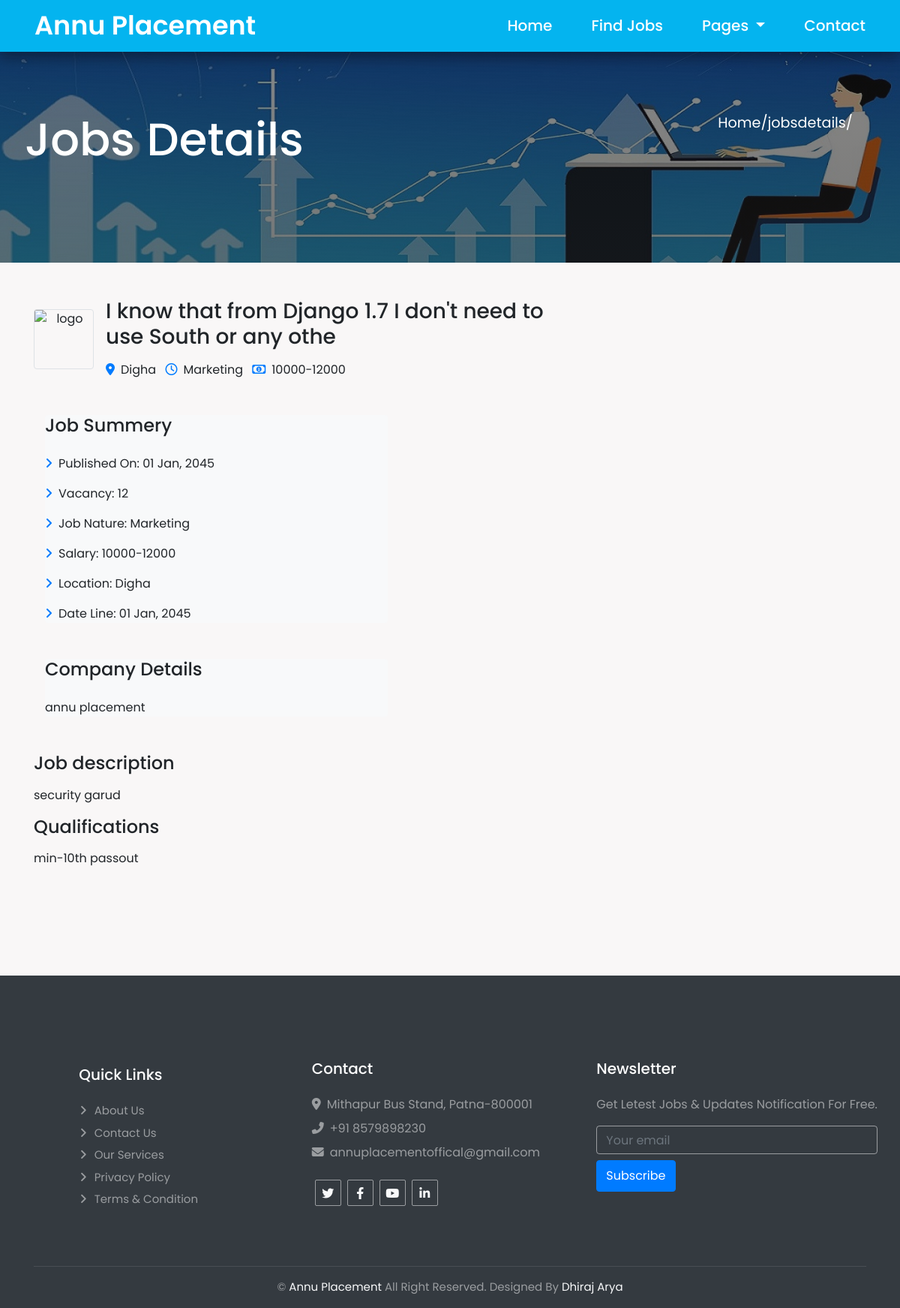
The page /jobsdetails/1 on the database its author committed.
### jobs/models.py (models this page shows, shortened)
class Jobs(models.Model):
    job_title = models.CharField(max_length=500)
    job_cateagry = models.CharField(choices=JOB_CATEGORY,max_length=50,default="")
    job_nature = models.CharField(max_length=50,choices=JOB_NATURE,default='')
    job_salary = models.CharField(max_length=50)
    job_vacancy = models.IntegerField()
    job_logo = models.FileField(max_length=300,upload_to='jobs_logos/',null=True,default=None)
    job_address = models.CharField(max_length=500)
    job_qualifications = HTMLField(default='')
    job_description = HTMLField(default='')
    job_company = HTMLField(default='')

### Annu_Placement/views.py (the view)
# urls.py: path('jobsdetails/<job_id>', views.jobsdetails,name='jobsdetails'),
def jobsdetails(request,job_id):
    job_data = Jobs.objects.get(id=job_id)
    data = {
        'job_details':job_data
    }
    return render(request,'job-details.html',data)

### templates/job-details.html (shortened to what this page needs)
{% include 'header.html' %}
{% load static %}
  <div class="banner" id= "jobs-banner">
    <div class="row px-5">
      <h2>Jobs Details</h2>
      <p>Home/jobsdetails/</p>
    </div>
  </div>
  <div class="container-xxl py-5 wow fadeInUp" data-wow-delay="0.1s">
    <div class="container">
        <div class="row gy-5 gx-4">
            <div class="col-lg-8">
                <div class="d-flex align-items-center mb-5">
                    <img class="flex-shrink-0 img-fluid border rounded mr-3 text-center" src="img/com-logo-2.jpg" alt="logo" style="width: 80px; height: 80px;">
                    <div class="text-start ps-4">
                        <h3 class="mb-3">{{job_details.job_title}}</h3>
                        <span class="text-truncate me-3 mr-2"><i class="fa fa-map-marker-alt text-primary me-2 mr-2"></i>{{job_details.job_address}}</span>
                        <span class="text-truncate me-3 mr-2"><i class="far fa-clock text-primary me-2 mr-2"></i>{{job_details.job_cateagry}}</span>
                        <span class="text-truncate me-0 mr-2"><i class="far fa-money-bill-alt text-primary me-2 mr-2"></i>{{job_details.job_salary}}</span>
                    </div>
                </div>
                <div class="col-lg-8">
                    <div class="bg-light rounded mb-5 ">
                        <h4 class="mb-4">Job Summery</h4>
                        <p><i class="fa fa-angle-right text-primary me-2 mr-2"></i>Published On: 01 Jan, 2045</p>
                        <p><i class="fa fa-angle-right text-primary me-2 mr-2"></i>Vacancy: {{job_details.job_vacancy}}</p>
                        <p><i class="fa fa-angle-right text-primary me-2 mr-2"></i>Job Nature: {{job_details.job_cateagry}}</p>
                        <p><i class="fa fa-angle-right text-primary me-2 mr-2"></i>Salary: {{job_details.job_salary}}</p>
                        <p><i class="fa fa-angle-right text-primary me-2 mr-2"></i>Location: {{job_details.job_address | safe}}</p>
                        <p class="m-0"><i class="fa fa-angle-right text-primary me-2 mr-2"></i>Date Line: 01 Jan, 2045</p>
                    </div>
                    <div class="bg-light rounded mb-5 ">
                        <h4 class="mb-4">Company Details</h4>
                        <p class="m-0">{{job_details.job_company | safe}}</p>
                    </div>
                </div>
                <div class="mb-5">
                    <h4 class="mb-3">Job description</h4>
                    <p class="ml-2">{{job_details.job_description | safe}}</p>
                    <h4 class="my-3">Qualifications</h4>
                    <p class="ml-2">{{job_details.job_qualifications | safe}}</p>
                </div>
            </div>
        </div>
    </div>
</div>
{% include 'footer.html' %}

### static/style.css (style rules this page uses)
* { margin: 0; padding: 0; text-decoration: none; list-style: none; font-family: 'Poppins', sans-serif; }
html { scroll-behavior: smooth; }
.main .banner { position: relative; margin-top: 30px; width: 100%; height: 40vh; background: linear-gradient(rgba(21, 21, 21, 0.5), rgba(30, 29, 29, 0.6)), url(img/Contact.jpg) no-repeat center; background-size: cover; overflow: hidden; }
#jobs-banner { background: linear-gradient(rgba(21, 21, 21, 0.5), rgba(30, 29, 29, 0.6)), url(img/job.jpg) no-repeat center !important; background-size: cover; }
.main .banner .row { width: 100%; height: 100%; display: flex; align-content: center; justify-content: space-between; color: white; }
.main .banner .row h2 { position: relative; font-size: 3.8rem; }
.main .banner .row p { position: relative; font-size: 1.2rem; }

### rows shown on the page
Jobs: job_title "I know that from Django 1.7 I don't need to use South or any othe", job_address "Digha", job_cateagry "Marketing", job_salary "10000-12000", job_vacancy "12", job_company "annu placement", job_description "security garud", job_qualifications "min-10th passout"
